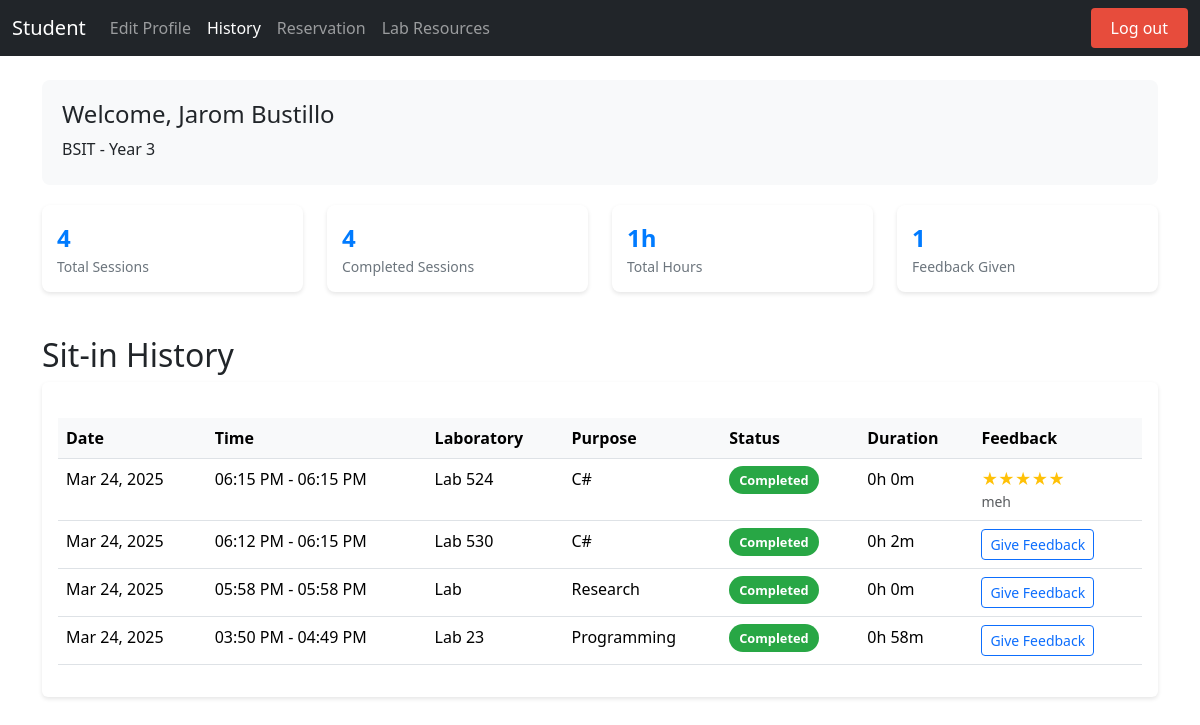
Page /history.php (signed in) on the earlier database version.
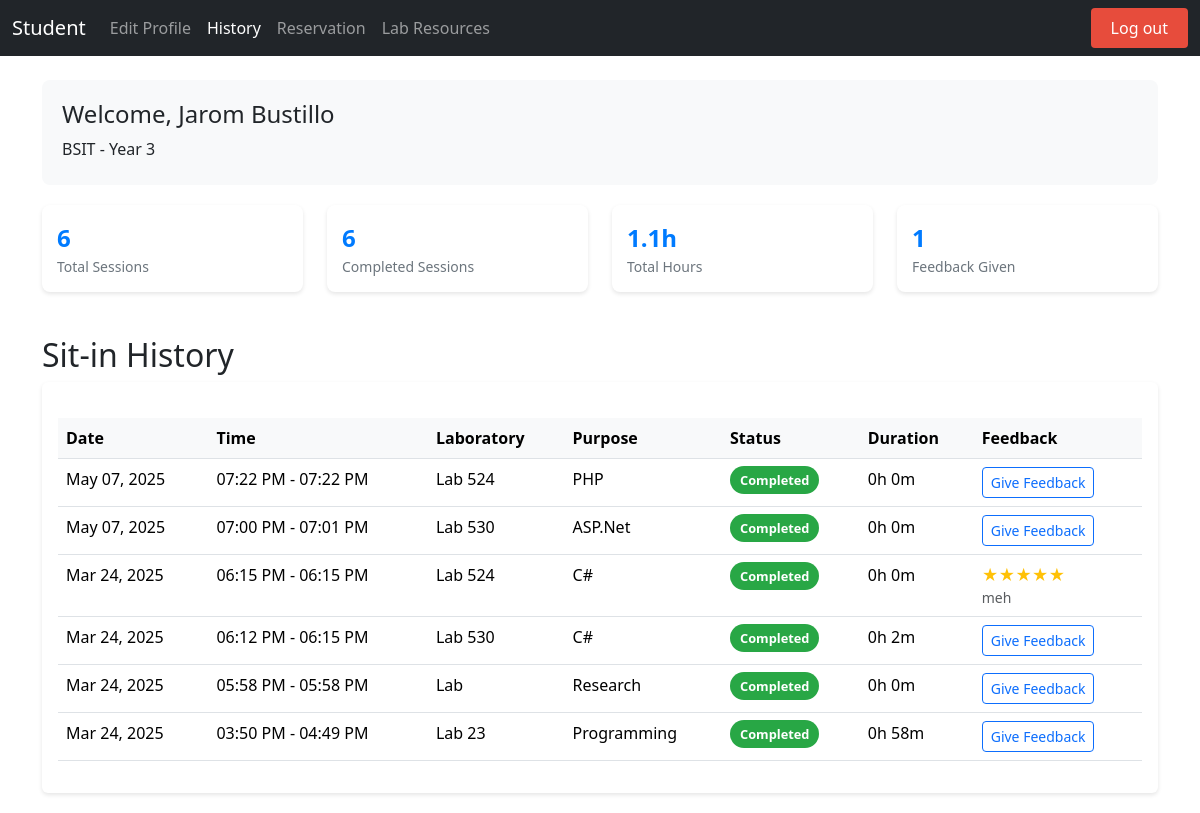
Same page on the later database version.
### tables this page shows
CREATE TABLE `feedback` (
  `ID` int(11) NOT NULL,
  `SITIN_RECORD_ID` int(11) NOT NULL,
  `STUDENT_ID` varchar(50) NOT NULL,
  `RATING` int(1) NOT NULL,
  `COMMENT` text DEFAULT NULL,
  `CREATED_AT` timestamp NOT NULL DEFAULT current_timestamp()
);

CREATE TABLE `sitin_records` (
  `ID` int(11) NOT NULL,
  `IDNO` int(11) NOT NULL,
  `PURPOSE` varchar(255) NOT NULL,
  `LABORATORY` varchar(30) NOT NULL,
  `TIME_IN` datetime NOT NULL,
  `TIME_OUT` datetime DEFAULT NULL
);

### history.php (the view, shortened to what the changed rows need)
<?php
require_once 'connect.php';
$sql = "SELECT sr.*, f.RATING, f.COMMENT
        FROM sitin_records sr
        LEFT JOIN feedback f ON sr.ID = f.SITIN_RECORD_ID
        WHERE sr.IDNO = ?
        ORDER BY sr.TIME_IN DESC";
$stmt = $conn->prepare($sql);
$stmt->bind_param("s", $_SESSION['IDNO']);
$stmt->execute();
$result = $stmt->get_result();
?>
<!DOCTYPE html>
<html lang="en">
<head>
    <link href="https://cdn.jsdelivr.net/npm/bootstrap@5.3.3/dist/css/bootstrap.min.css" rel="stylesheet">
    <link rel="stylesheet" href="https://cdnjs.cloudflare.com/ajax/libs/font-awesome/6.0.0/css/all.min.css">
</head>
<body>
    <div class="container mt-4">
        <div class="row mb-4">
            <?php
            $total_sessions = 0;
            $completed_sessions = 0;
            $total_duration = 0;
            $result->data_seek(0);
            while ($row = $result->fetch_assoc()) {
                $total_sessions++;
                if ($row['TIME_OUT']) {
                    $completed_sessions++;
                    $duration = strtotime($row['TIME_OUT']) - strtotime($row['TIME_IN']);
                    $total_duration += $duration;
                }
            }
            $result->data_seek(0);
            ?>
            <div class="col-md-3">
                <div class="stats-card">
                    <div class="stats-number"><?php echo $total_sessions; ?></div>
                    <div class="stats-label">Total Sessions</div>
                </div>
            </div>
            <div class="col-md-3">
                <div class="stats-card">
                    <div class="stats-number"><?php echo $completed_sessions; ?></div>
                    <div class="stats-label">Completed Sessions</div>
                </div>
            </div>
            <div class="col-md-3">
                <div class="stats-card">
                    <div class="stats-number"><?php echo round($total_duration / 3600, 1); ?>h</div>
                    <div class="stats-label">Total Hours</div>
                </div>
            </div>
        </div>
        <h2>Sit-in History</h2>
        <div class="card history-card">
            <div class="card-body">
                <div class="table-responsive">
                    <table class="table table-hover">
                        <thead>
                            <tr>
                                <th>Date</th>
                                <th>Time</th>
                                <th>Laboratory</th>
                                <th>Purpose</th>
                                <th>Status</th>
                                <th>Duration</th>
                                <th>Feedback</th>
                            </tr>
                        </thead>
                        <tbody>
                            <?php while ($row = $result->fetch_assoc()): ?>
                                <tr>
                                    <td><?php echo date('M d, Y', strtotime($row['TIME_IN'])); ?></td>
                                    <td>
                                        <?php
                                        echo date('h:i A', strtotime($row['TIME_IN']));
                                        if ($row['TIME_OUT']) {
                                            echo ' - ' . date('h:i A', strtotime($row['TIME_OUT']));
                                        }
                                        ?>
                                    </td>
                                    <td>Lab <?php echo htmlspecialchars($row['LABORATORY']); ?></td>
                                    <td><?php echo htmlspecialchars($row['PURPOSE']); ?></td>
                                    <td>
                                        <?php if ($row['TIME_OUT']): ?>
                                            <span class="status-badge status-completed">Completed</span>
                                        <?php else: ?>
                                            <span class="status-badge status-ongoing">Ongoing</span>
                                        <?php endif; ?>
                                    </td>
                                    <td>
                                        <?php
                                        if ($row['TIME_OUT']) {
                                            $duration = strtotime($row['TIME_OUT']) - strtotime($row['TIME_IN']);
                                            $hours = floor($duration / 3600);
                                            $minutes = floor(($duration % 3600) / 60);
                                            echo $hours . 'h ' . $minutes . 'm';
                                        } else {
                                            echo '-';
                                        }
                                        ?>
                                    </td>
                                    <td>
                                        <?php if ($row['RATING']): ?>
                                            <div class="rating-stars">
                                                <?php
                                                for ($i = 1; $i <= 5; $i++) {
                                                    echo $i <= $row['RATING'] ? '★' : '☆';
                                                }
                                                ?>
                                            </div>
                                            <?php if ($row['COMMENT']): ?>
                                                <small class="text-muted d-block">
                                                    <?php echo htmlspecialchars(substr($row['COMMENT'], 0, 50)) . (strlen($row['COMMENT']) > 50 ? '...' : ''); ?>
                                                </small>
                                            <?php endif; ?>
                                        <?php elseif ($row['TIME_OUT']): ?>
                                            <a href="feedback.php?sitin_id=<?php echo $row['ID']; ?>" class="btn btn-sm btn-outline-primary">Give Feedback</a>
                                        <?php else: ?>
                                            -
                                        <?php endif; ?>
                                    </td>
                                </tr>
                            <?php endwhile; ?>
                        </tbody>
                    </table>
                </div>
            </div>
        </div>
    </div>
</body>
</html>

Differences in the rows shown:
added sitin_records: TIME_IN "May 07, 2025", TIME_IN "07:22 PM", TIME_OUT "07:22 PM", LABORATORY "524", PURPOSE "PHP", shows "Completed", hours "0", minutes "0"
added sitin_records: TIME_IN "May 07, 2025", TIME_IN "07:00 PM", TIME_OUT "07:01 PM", LABORATORY "530", PURPOSE "ASP.Net", shows "Completed", hours "0", minutes "0"
Other differences:
$total_sessions: "4" → "6"
$completed_sessions: "4" → "6"
$total_duration / 3600: "1" → "1.1"
